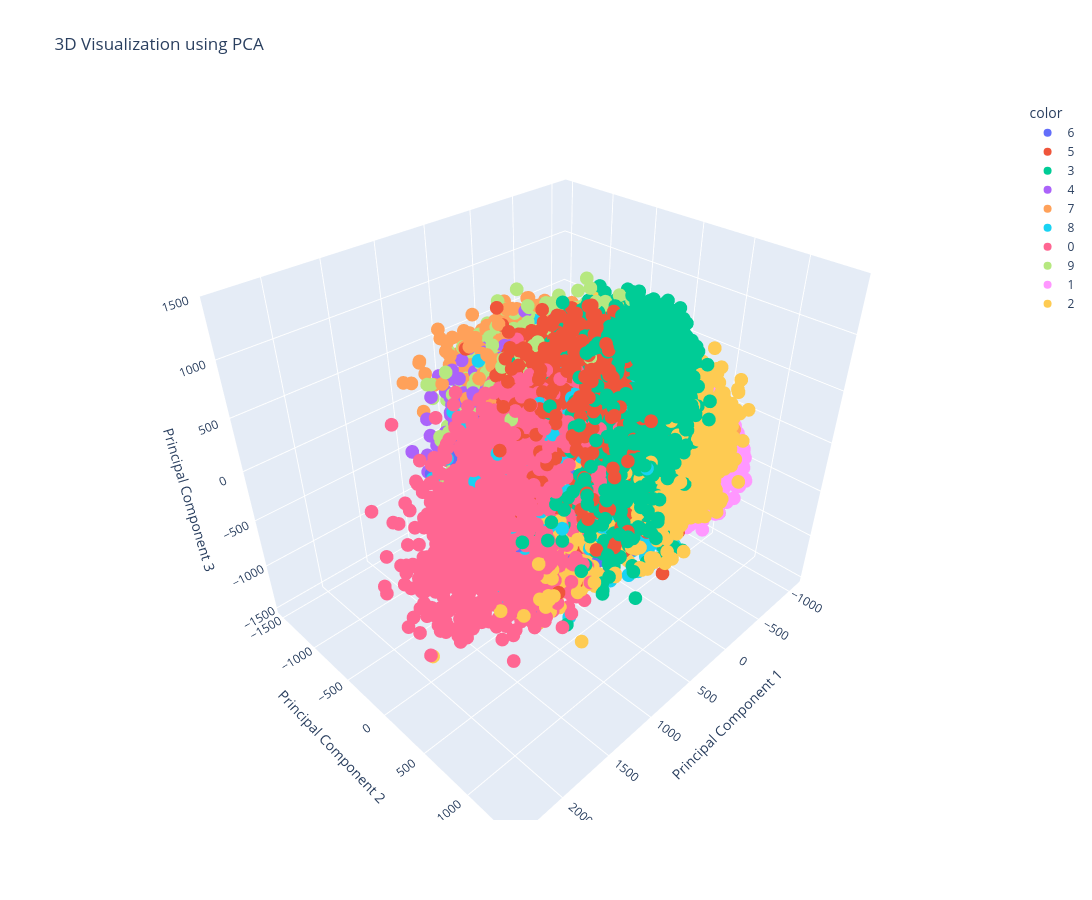

Source (notebook cell):
### Code cell
fig = px.scatter_3d(
    x=X_train_trf[:, 0],
    y=X_train_trf[:, 1],
    z=X_train_trf[:, 2],
    color=y_train.astype(str),
    labels={
        "x": "Principal Component 1",
        "y": "Principal Component 2",
        "z": "Principal Component 3"
    },
    title="3D Visualization using PCA"
)

fig.update_layout(
    width=1400,
    height=900,
    title="3D Visualization using PCA"
)


fig.show()

### Figure 1 — Plotly figure (JSON) as saved in the notebook; plotly's stock layout.template omitted (floating-point values rounded to 4 significant figures; data arrays with more than 128 entries replaced by an {"elided": "..."} marker saying what was removed)
{"data": [{"hovertemplate": "color=6<br>Principal Component 1=%{x}<br>Principal Component 2=%{y}<br>Principal Component 3=%{z}<extra></extra>", "legendgroup": "6", "marker": {"color": "#636efa", "symbol": "circle"}, "mode": "markers", "name": "6", "scene": "scene", "showlegend": true, "type": "scatter3d", "x": {"elided": "3352 float values"}, "y": {"elided": "3352 float values"}, "z": {"elided": "3352 float values"}}, {"hovertemplate": "color=5<br>Principal Component 1=%{x}<br>Principal Component 2=%{y}<br>Principal Component 3=%{z}<extra></extra>", "legendgroup": "5", "marker": {"color": "#EF553B", "symbol": "circle"}, "mode": "markers", "name": "5", "scene": "scene", "showlegend": true, "type": "scatter3d", "x": {"elided": "3093 float values"}, "y": {"elided": "3093 float values"}, "z": {"elided": "3093 float values"}}, {"hovertemplate": "color=3<br>Principal Component 1=%{x}<br>Principal Component 2=%{y}<br>Principal Component 3=%{z}<extra></extra>", "legendgroup": "3", "marker": {"color": "#00cc96", "symbol": "circle"}, "mode": "markers", "name": "3", "scene": "scene", "showlegend": true, "type": "scatter3d", "x": {"elided": "3414 float values"}, "y": {"elided": "3414 float values"}, "z": {"elided": "3414 float values"}}, {"hovertemplate": "color=4<br>Principal Component 1=%{x}<br>Principal Component 2=%{y}<br>Principal Component 3=%{z}<extra></extra>", "legendgroup": "4", "marker": {"color": "#ab63fa", "symbol": "circle"}, "mode": "markers", "name": "4", "scene": "scene", "showlegend": true, "type": "scatter3d", "x": {"elided": "3233 float values"}, "y": {"elided": "3233 float values"}, "z": {"elided": "3233 float values"}}, {"hovertemplate": "color=7<br>Principal Component 1=%{x}<br>Principal Component 2=%{y}<br>Principal Component 3=%{z}<extra></extra>", "legendgroup": "7", "marker": {"color": "#FFA15A", "symbol": "circle"}, "mode": "markers", "name": "7", "scene": "scene", "showlegend": true, "type": "scatter3d", "x": {"elided": "3508 float values"}, "y": {"elided": "3508 float values"}, "z": {"elided": "3508 float values"}}, {"hovertemplate": "color=8<br>Principal Component 1=%{x}<br>Principal Component 2=%{y}<br>Principal Component 3=%{z}<extra></extra>", "legendgroup": "8", "marker": {"color": "#19d3f3", "symbol": "circle"}, "mode": "markers", "name": "8", "scene": "scene", "showlegend": true, "type": "scatter3d", "x": {"elided": "3228 float values"}, "y": {"elided": "3228 float values"}, "z": {"elided": "3228 float values"}}, {"hovertemplate": "color=0<br>Principal Component 1=%{x}<br>Principal Component 2=%{y}<br>Principal Component 3=%{z}<extra></extra>", "legendgroup": "0", "marker": {"color": "#FF6692", "symbol": "circle"}, "mode": "markers", "name": "0", "scene": "scene", "showlegend": true, "type": "scatter3d", "x": {"elided": "3316 float values"}, "y": {"elided": "3316 float values"}, "z": {"elided": "3316 float values"}}, {"hovertemplate": "color=9<br>Principal Component 1=%{x}<br>Principal Component 2=%{y}<br>Principal Component 3=%{z}<extra></extra>", "legendgroup": "9", "marker": {"color": "#B6E880", "symbol": "circle"}, "mode": "markers", "name": "9", "scene": "scene", "showlegend": true, "type": "scatter3d", "x": {"elided": "3350 float values"}, "y": {"elided": "3350 float values"}, "z": {"elided": "3350 float values"}}, {"hovertemplate": "color=1<br>Principal Component 1=%{x}<br>Principal Component 2=%{y}<br>Principal Component 3=%{z}<extra></extra>", "legendgroup": "1", "marker": {"color": "#FF97FF", "symbol": "circle"}, "mode": "markers", "name": "1", "scene": "scene", "showlegend": true, "type": "scatter3d", "x": {"elided": "3775 float values"}, "y": {"elided": "3775 float values"}, "z": {"elided": "3775 float values"}}, {"hovertemplate": "color=2<br>Principal Component 1=%{x}<br>Principal Component 2=%{y}<br>Principal Component 3=%{z}<extra></extra>", "legendgroup": "2", "marker": {"color": "#FECB52", "symbol": "circle"}, "mode": "markers", "name": "2", "scene": "scene", "showlegend": true, "type": "scatter3d", "x": {"elided": "3331 float values"}, "y": {"elided": "3331 float values"}, "z": {"elided": "3331 float values"}}], "layout": {"height": 900, "legend": {"title": {"text": "color"}, "tracegroupgap": 0}, "scene": {"domain": {"x": [0, 1], "y": [0, 1]}, "xaxis": {"title": {"text": "Principal Component 1"}}, "yaxis": {"title": {"text": "Principal Component 2"}}, "zaxis": {"title": {"text": "Principal Component 3"}}}, "title": {"text": "3D Visualization using PCA"}, "width": 1400}}
